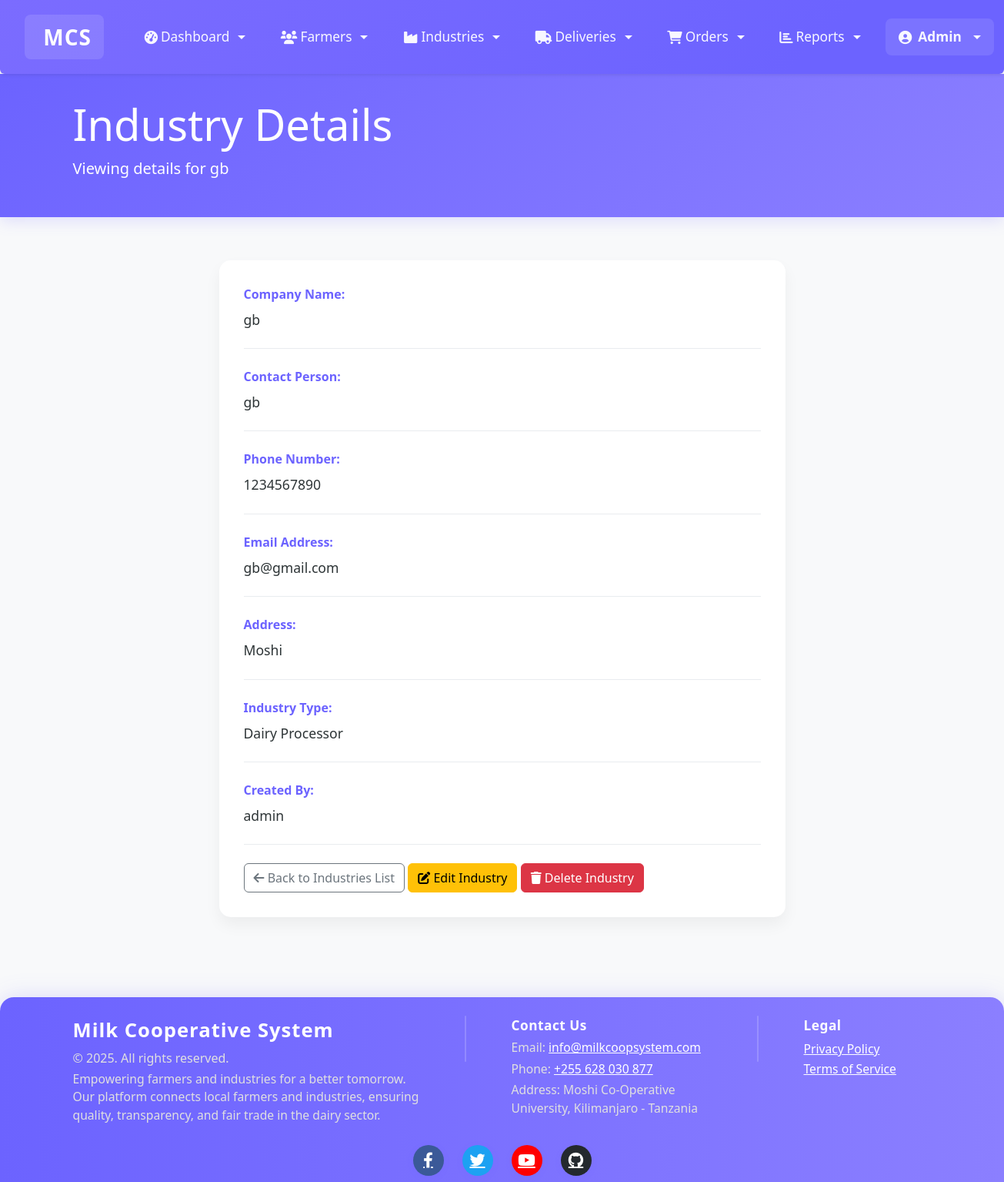
The page /modules/coop/view_industry.php?id=6 (signed in) on the database its author committed.
### tables this page shows
CREATE TABLE `industries` (
  `id` int(11) NOT NULL,
  `industry_id` varchar(20) NOT NULL,
  `user_id` int(11) DEFAULT NULL,
  `company_name` varchar(100) NOT NULL,
  `contact_person` varchar(100) DEFAULT NULL,
  `phone` varchar(20) DEFAULT NULL,
  `email` varchar(100) DEFAULT NULL,
  `address` text DEFAULT NULL,
  `created_at` timestamp NOT NULL DEFAULT current_timestamp(),
  `industry_type` varchar(255) DEFAULT NULL,
  `created_by` int(11) DEFAULT NULL,
  `account_name` varchar(100) DEFAULT NULL,
  `account_number` varchar(50) DEFAULT NULL
);

CREATE TABLE `users` (
  `id` int(11) NOT NULL,
  `username` varchar(50) NOT NULL,
  `password` varchar(255) NOT NULL,
  `role` enum('admin','farmer','industry','data_clerk') NOT NULL,
  `created_at` timestamp NOT NULL DEFAULT current_timestamp()
);

### modules/coop/view_industry.php (the view, shortened to what this page needs)
<?php
require_once "../../config/db.php";
$sql = "SELECT i.*, u.username as created_by_username
        FROM industries i
        LEFT JOIN users u ON i.created_by = u.id
        WHERE i.id = ?";
if($stmt = mysqli_prepare($conn, $sql)){
    mysqli_stmt_bind_param($stmt, "i", $param_id);
    if(mysqli_stmt_execute($stmt)){
        $result = mysqli_stmt_get_result($stmt);
        if(mysqli_num_rows($result) == 1){
            $industry = mysqli_fetch_assoc($result);
        } else{
            header("location: industries.php");
            exit();
        }
    } else{
        echo "Oops! Something went wrong. Please try again later.";
    }
}
?>
<!DOCTYPE html>
<html lang="en">
<head>
    <link href="https://cdn.jsdelivr.net/npm/bootstrap@5.3.0/dist/css/bootstrap.min.css" rel="stylesheet">
    <link href="https://cdnjs.cloudflare.com/ajax/libs/font-awesome/6.0.0/css/all.min.css" rel="stylesheet">
    <link href="../../assets/css/style.css" rel="stylesheet">
</head>
<body>
    <?php include "../../includes/header.php"; ?>
    <div class="page-header">
        <div class="container">
            <h1 class="display-4">Industry Details</h1>
            <p class="lead">Viewing details for <?php echo htmlspecialchars($industry['company_name']); ?></p>
        </div>
    </div>
    <main class="container py-4">
        <div class="row justify-content-center">
            <div class="col-md-8">
                <div class="details-card">
                    <div class="detail-item">
                        <span class="detail-label">Company Name:</span>
                        <span class="detail-value"><?php echo htmlspecialchars($industry['company_name']); ?></span>
                    </div>
                    <div class="detail-item">
                        <span class="detail-label">Contact Person:</span>
                        <span class="detail-value"><?php echo htmlspecialchars($industry['contact_person']); ?></span>
                    </div>
                    <div class="detail-item">
                        <span class="detail-label">Phone Number:</span>
                        <span class="detail-value"><?php echo htmlspecialchars($industry['phone']); ?></span>
                    </div>
                    <div class="detail-item">
                        <span class="detail-label">Email Address:</span>
                        <span class="detail-value"><?php echo htmlspecialchars($industry['email']); ?></span>
                    </div>
                    <div class="detail-item">
                        <span class="detail-label">Address:</span>
                        <span class="detail-value"><?php echo nl2br(htmlspecialchars($industry['address'])); ?></span>
                    </div>
                    <div class="detail-item">
                        <span class="detail-label">Industry Type:</span>
                        <span class="detail-value"><?php echo htmlspecialchars($industry['industry_type'] ?? 'N/A'); ?></span>
                    </div>
                    <div class="detail-item">
                        <span class="detail-label">Created By:</span>
                        <span class="detail-value"><?php echo htmlspecialchars($industry['created_by_username'] ?? 'N/A'); ?></span>
                    </div>
                    <div class="mt-4">
                        <a href="industries.php" class="btn btn-outline-secondary"><i class="fas fa-arrow-left"></i> Back to Industries List</a>
                        <a href="edit_industry.php?id=<?php echo $industry['id']; ?>" class="btn btn-warning"><i class="fas fa-edit"></i> Edit Industry</a>
                        <a href="delete_industry.php?id=<?php echo $industry['id']; ?>" class="btn btn-danger" onclick="return confirm('Are you sure you want to delete this industry?');"><i class="fas fa-trash"></i> Delete Industry</a>
                    </div>
                </div>
            </div>
        </div>
    </main>
    <?php include "../../includes/footer.php"; ?>
</body>
</html>

### assets/css/style.css (style rules this page uses)
main { padding-top: 1.5rem; }

### modules/coop/view_industry.php (style rules this page uses)
:root { --primary-color: #6C63FF; --secondary-color: #4CAF50; --accent-color: #FF6B6B; --background-color: #F8F9FA; --card-bg: #FFFFFF; --text-primary: #2D3436; --text-secondary: #636E72; }
body { background-color: var(--background-color); color: var(--text-primary); }
.page-header { background: linear-gradient(135deg, var(--primary-color), #8B7FFF); color: white; padding: 2rem 0; margin-bottom: 2rem; box-shadow: 0 4px 20px rgba(108, 99, 255, 0.2); }
.details-card { background: var(--card-bg); border-radius: 15px; padding: 2rem; margin-bottom: 2rem; box-shadow: 0 10px 20px rgba(0,0,0,0.05); }
.detail-item { margin-bottom: 1.5rem; padding-bottom: 1.5rem; border-bottom: 1px solid #E9ECEF; }
.detail-label { font-weight: 600; color: var(--primary-color); display: block; margin-bottom: 0.5rem; }
.detail-value { font-size: 1.1rem; color: var(--text-primary); }

### includes/header.php (style rules this page uses)
html, body { margin: 0 !important; padding: 0 !important; box-sizing: border-box; }
body { padding-top: 90px; background: var(--background-color, #F8F9FA); }

### rows shown on the page
industries: company_name "gb", contact_person "gb", phone "1234567890", email "gb@gmail.com", address "Moshi", industry_type "Dairy Processor", created_by.username "admin"

### other values the page prints
$_SESSION["username"] "Admin"
